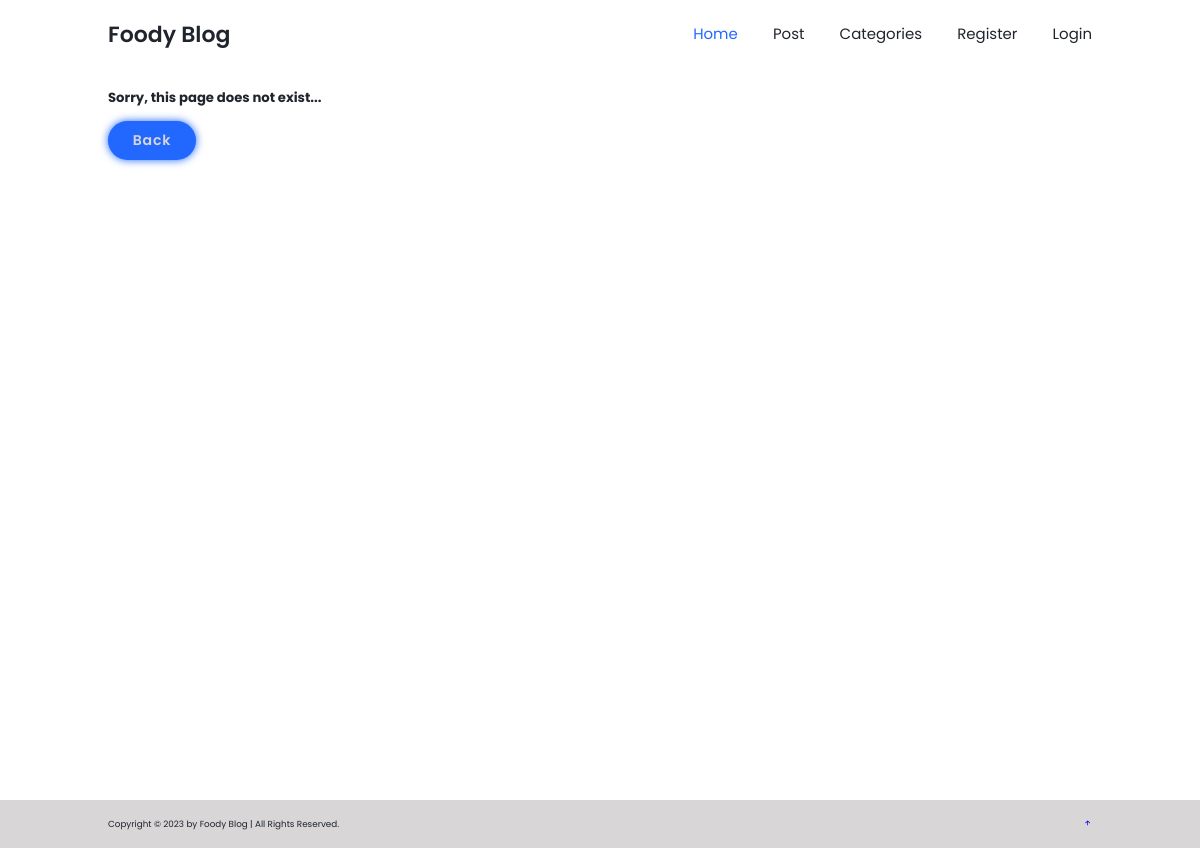
The page /category/coding/ on the database as committed earlier.
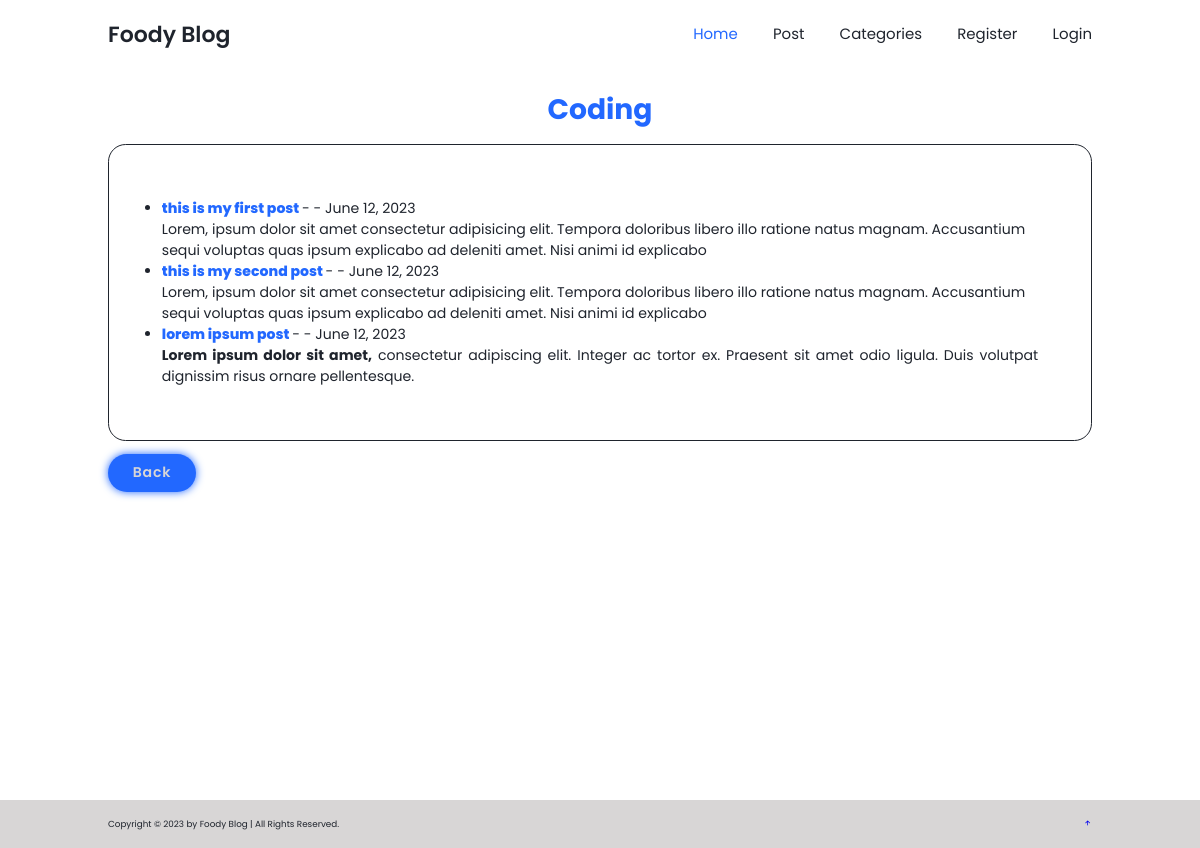
The same page on the database as committed later.
### Blog_app/models.py (models this page shows, shortened)
class Post(models.Model):
    title = models.CharField(max_length=255)
    title_tag = models.CharField(max_length=255, default='Foody Blog')
    author = models.ForeignKey(User, on_delete=models.CASCADE)
    body = models.TextField()
    post_date = models.DateField(auto_now_add=True)
    category = models.CharField(max_length=255, default='Food')
    likes = models.ManyToManyField(User, related_name='blog_posts')

### Blog_app/views.py (the view)
# urls.py: path('category/<str:cats>/', CategoryView, name="category"),
def CategoryView(request, cats):
    category_posts = Post.objects.filter(category=cats)
    return render(request, 'categories.html', {'cats':cats.title(), 'category_posts': category_posts})

### Blog_app/templates/categories.html (shortened to what this page needs)
{% extends 'base.html' %}
{% load static %}
{% block content %}
<section class="Categories" id="Categories">
  <div class="post-content">
    {% if category_posts %}
      <h3>{{ cats }}</h3>
      <br>
      <ul>
        {% for post in category_posts %}
          <li>
            <a href="{% url 'article-detail' post.pk %}" style="color: var(--main-color); font-weight: 800;">
              {{ post.title }}
            </a>
            - {{ post.author.first_name }} {{ post.author.last_name }} - {{ post.post_date }}
            <br>
            {{ post.body|slice:":200"|safe }}
          </li>
        {% endfor %}
      </ul>
    {% else %}
      <h2>Sorry, this page does not exist...</h2>
    {% endif %}
  </div>
  <br>
  <a href="{% url 'home' %}" class="fs-2 btn btn-primary">Back</a>
</section>
{% endblock content %}

Rows that differ between the two databases and show on the page:
added Post: title "this is my first post", post_date "June 12, 2023", body "Lorem, ipsum dolor sit amet consectetur adipisicing elit. Tempora doloribus libero illo ratione natus magnam. Accusantium sequi voluptas quas ipsum explicabo ad deleniti amet. Nisi animi id explicabo"
added Post: title "this is my second post", post_date "June 12, 2023", body "Lorem, ipsum dolor sit amet consectetur adipisicing elit. Tempora doloribus libero illo ratione natus magnam. Accusantium sequi voluptas quas ipsum explicabo ad deleniti amet. Nisi animi id explicabo"
added Post: title "lorem ipsum post", post_date "June 12, 2023", body "Lorem ipsum dolor sit amet, consectetur adipiscing elit. Integer ac tortor ex. Praesent sit amet odio ligula. Duis volutpat dignissim risus ornare pellentesque."
Other text that changed with them:
{{ cats }}: (not shown) → "Coding"
text no longer shown: "Sorry, this page does not exist..."
